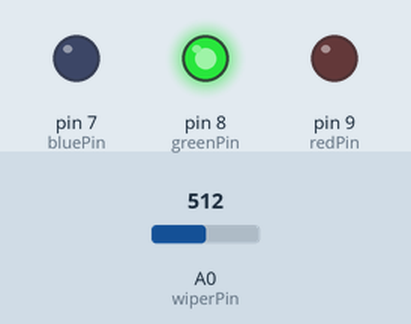
Bench run of a sketch on a simulated Arduino Uno, built with avr-gcc and run on an emulated ATmega328P. Shown: output pins drawn as LEDs (lit = HIGH). The inputs (shaded band) are chosen by the test bench; at power-on: A0 (wiperPin) = 512.

Above: at 1.2 s.
1.3 s: A0 (wiperPin) set to 354
2.8 s: A0 (wiperPin) set to 322
At 3.2 s:
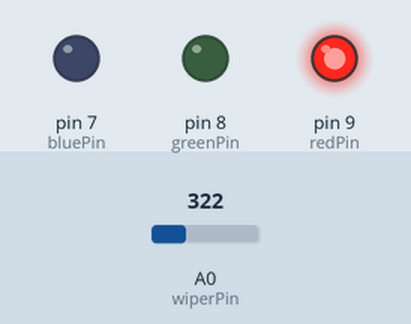
4.3 s: A0 (wiperPin) set to 692
At 5.5 s:
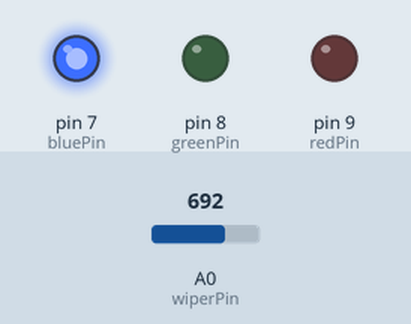
5.8 s: A0 (wiperPin) set to 670
At 6.7 s:
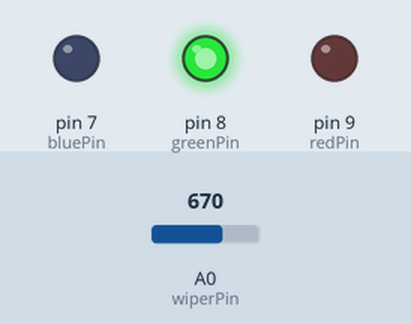
7.3 s: A0 (wiperPin) set to 716
At 7.9 s:
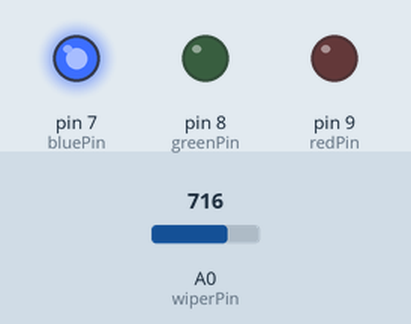
Timing chart, 0 to 9.8 s (numbered marks = the images above; inputs shaded):
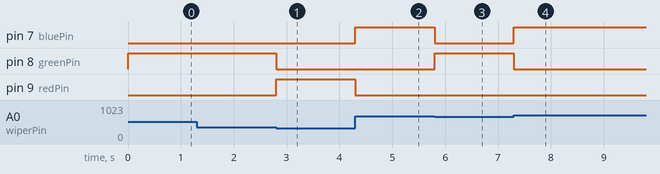

Measured:
- the behaviour switches between 341 and 340 on A0 (wiperPin) (found by bisection; images 0 and 1)
- the behaviour switches between 683 and 682 on A0 (wiperPin) (found by bisection; images 2 and 3)
- after the input at 1.3 s, every drawn part: stays the same
- after the input at 2.8 s, pin 8 (greenPin): HIGH → LOW at once; pin 9 (redPin): LOW → HIGH at once
- after the input at 4.3 s, pin 7 (bluePin): LOW → HIGH at once; pin 9 (redPin): HIGH → LOW at once
- after the input at 5.8 s, pin 7 (bluePin): HIGH → LOW at once; pin 8 (greenPin): LOW → HIGH at once
- after the input at 7.3 s, pin 7 (bluePin): LOW → HIGH at once; pin 8 (greenPin): HIGH → LOW at once

The sketch:

lab3.ino
```cpp
int wiperPin = A0;
int knobValue= 0, redPin=9, greenPin=8, bluePin=7;


void setup() {
  pinMode(wiperPin, INPUT);
  pinMode(redPin, OUTPUT);
  pinMode(greenPin, OUTPUT);
  pinMode(bluePin, OUTPUT);
}

void loop() {
knobValue= analogRead(wiperPin);

if(knobValue<341) {
  digitalWrite(redPin, HIGH);
  digitalWrite(greenPin,LOW);
  digitalWrite(bluePin, LOW);
}
else if(knobValue>682) {
  digitalWrite(redPin, LOW);
  digitalWrite(greenPin,LOW);
  digitalWrite(bluePin, HIGH);
}
else {
  digitalWrite(redPin, LOW);
  digitalWrite(greenPin,HIGH);
  digitalWrite(bluePin, LOW);
}
}
```
